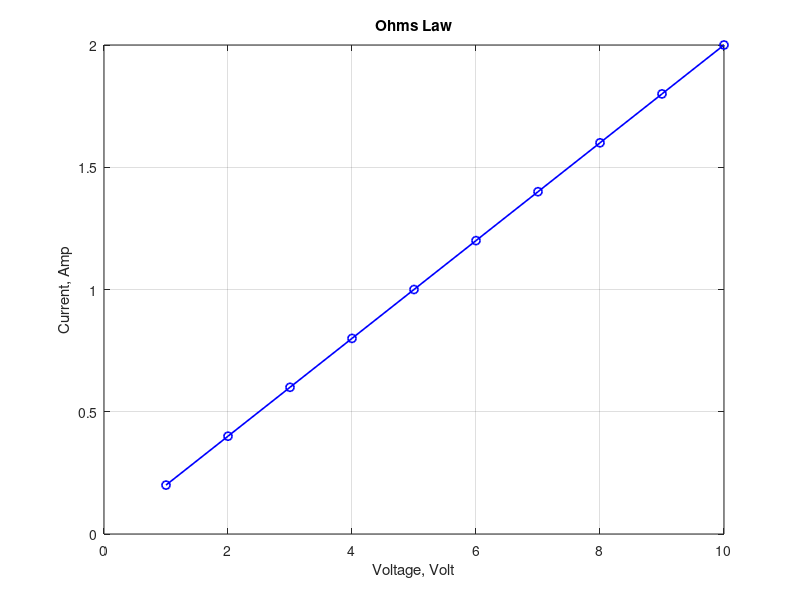

This figure's MATLAB source:
% Ohm's Law: V=IR
% Voltage, V=[1:10]
% Resistance, R=5 ohms
% Plot voltage vs current
V=1:10; R=5;
I=V/R;
plot(V,I,'o-b','Linewidth',1.2);
xlabel('Voltage, Volt');
ylabel('Current, Amp');
title('Ohms Law');
grid on;